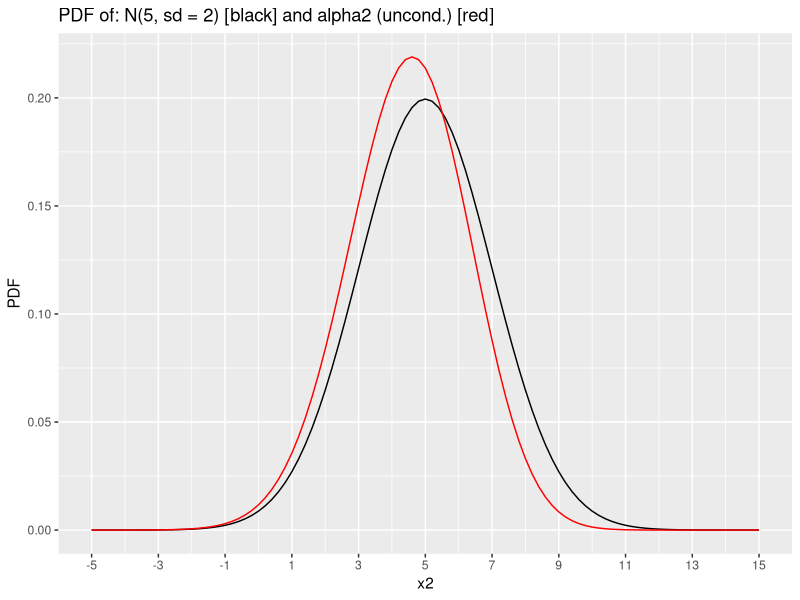

R code for this plot:
## ---- chunk 1
library(ggplot2)
knitr::opts_chunk$set(echo = TRUE)
## ---- chunk 2
    f <- function(x2, mu1 = 8, mu2 = 5, sd1 = 2, sd2 = 2) {
      phi <- dnorm
      Phi <- pnorm
      to_integrate <- function(x1, mu1, mu2, sd1, sd2) {
        phi((x1 - mu1) / sd1) / Phi((x1 - mu2) / sd2)
      }
      intgrl <- integrate(
        to_integrate,
        lower = x2, upper = Inf,
        mu1 = mu1, mu2 = mu2, sd1 = sd1, sd2 = sd2
      )
      1 / (sd1 * sd2) * phi((x2 - mu2) / sd2) * intgrl$value
    }
    f <- Vectorize(f)
    
    ggplot() +
      geom_function(fun = dnorm, colour = "black", args = list(mean = 5, sd = 2)) +
      geom_function(fun = f, colour = "red") +
      scale_x_continuous(breaks = seq(-5, 15, 2), limits = c(-5, 15)) +
      xlab("x2") +
      ylab("PDF") +
      ggtitle("PDF of: N(5, sd = 2) [black] and alpha2 (uncond.) [red]")
    
    optimize(f, interval = c(1, 7), maximum = TRUE)
## ---- chunk 3
dose_grid <- c(5, 15, 45, 70, 100, 220, 300, 600, 1000, 1800, 4000, 10000, 16000)

x <- c(
  rep(5, 1),
  rep(15, 4),
  rep(45, 5),
  rep(70, 5),
  rep(100, 5),
  rep(220, 8),
  rep(300, 6),
  rep(600, 15),
  rep(1000, 8),
  rep(1800, 9),
  rep(4000, 10),
  rep(10000, 14),
  rep(16000, 2)
)

y <- c(
  rep(0, 1),
  rep(0, 4),
  rep(0, 5),
  rep(0, 5),
  rep(0, 5),
  rep(0, 7), 1,
  rep(0, 5), 1,
  rep(0, 10), 1, 1, 1, 1, 1,
  rep(0, 5), 1, 1, 1,
  rep(0, 8), 1,
  rep(0, 8), 1, 1,
  rep(0, 10), 1, 1, 1, 1,
  rep(1, 1),
  rep(2, 1)
)
## ---- chunk 4

